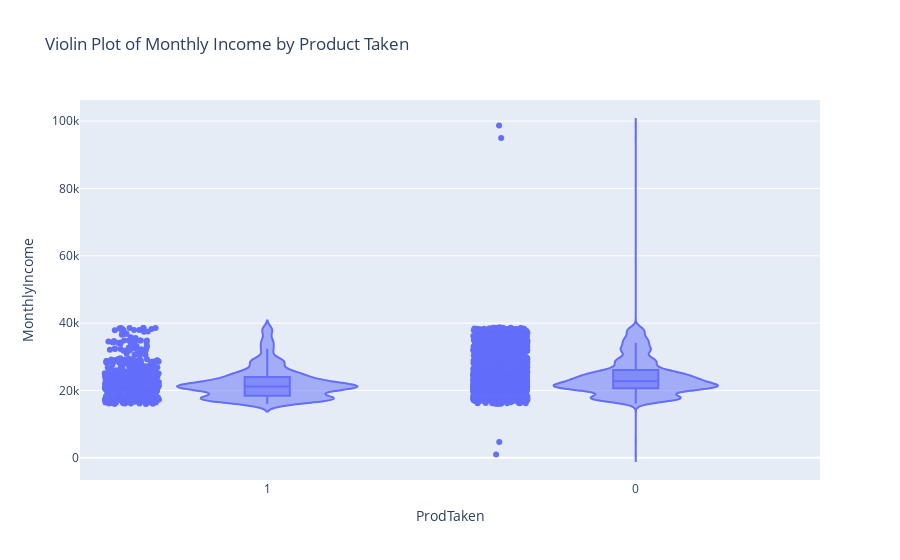
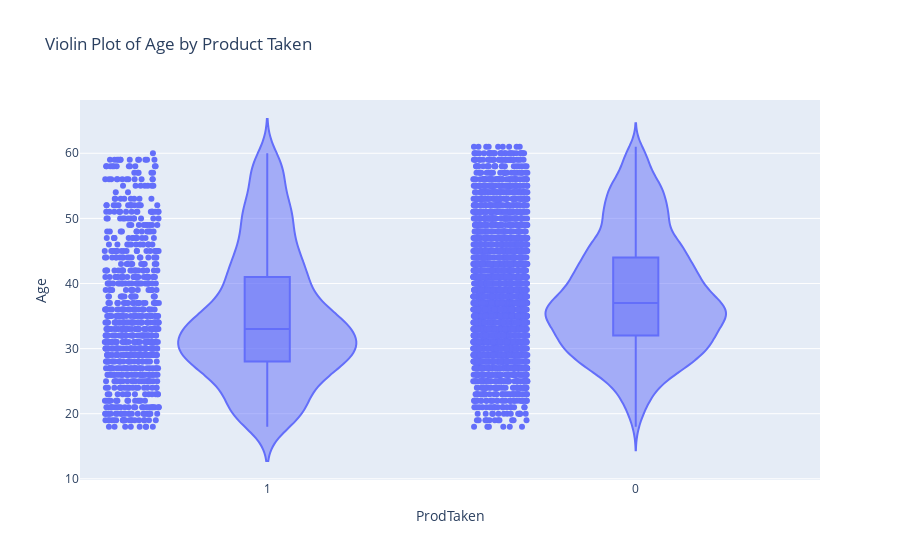

Notebook source saved alongside these figures, in order:
### Code cell
import plotly.express as px

# Create violin plots for Monthly Income by ProdTaken
fig = px.violin(df, y='MonthlyIncome', x='ProdTaken', box=True, points='all',
                title='Violin Plot of Monthly Income by Product Taken')
fig.show()

# Create violin plots for Age by ProdTaken
fig = px.violin(df, y='Age', x='ProdTaken', box=True, points='all',
                title='Violin Plot of Age by Product Taken')
fig.show()

### Figure 1 — Plotly figure (JSON) as saved in the notebook; plotly's stock layout.template omitted (floating-point values rounded to 4 significant figures; data arrays with more than 128 entries replaced by an {"elided": "..."} marker saying what was removed)
{"data": [{"alignmentgroup": "True", "box": {"visible": true}, "hovertemplate": "ProdTaken=%{x}<br>MonthlyIncome=%{y}<extra></extra>", "legendgroup": "", "marker": {"color": "#636efa"}, "name": "", "offsetgroup": "", "orientation": "v", "points": "all", "scalegroup": "True", "showlegend": false, "type": "violin", "x": {"elided": "4888 str values"}, "x0": " ", "xaxis": "x", "y": {"elided": "4888 int values"}, "y0": " ", "yaxis": "y"}], "layout": {"legend": {"tracegroupgap": 0}, "title": {"text": "Violin Plot of Monthly Income by Product Taken"}, "violinmode": "group", "xaxis": {"anchor": "y", "domain": [0, 1], "title": {"text": "ProdTaken"}}, "yaxis": {"anchor": "x", "domain": [0, 1], "title": {"text": "MonthlyIncome"}}}}

### Figure 2 — Plotly figure (JSON) as saved in the notebook; plotly's stock layout.template omitted (floating-point values rounded to 4 significant figures; data arrays with more than 128 entries replaced by an {"elided": "..."} marker saying what was removed)
{"data": [{"alignmentgroup": "True", "box": {"visible": true}, "hovertemplate": "ProdTaken=%{x}<br>Age=%{y}<extra></extra>", "legendgroup": "", "marker": {"color": "#636efa"}, "name": "", "offsetgroup": "", "orientation": "v", "points": "all", "scalegroup": "True", "showlegend": false, "type": "violin", "x": {"elided": "4888 str values"}, "x0": " ", "xaxis": "x", "y": {"elided": "4888 int values"}, "y0": " ", "yaxis": "y"}], "layout": {"legend": {"tracegroupgap": 0}, "title": {"text": "Violin Plot of Age by Product Taken"}, "violinmode": "group", "xaxis": {"anchor": "y", "domain": [0, 1], "title": {"text": "ProdTaken"}}, "yaxis": {"anchor": "x", "domain": [0, 1], "title": {"text": "Age"}}}}
